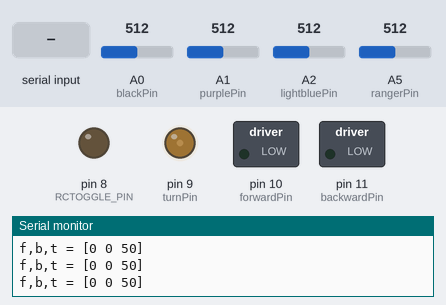
A sketch run on a simulated Arduino Uno, built with avr-gcc and run on an emulated ATmega328P. Shown: switched loads named in the sketch (green lamp = pin HIGH), output pins drawn as LEDs (lit = HIGH), the last lines printed to the serial monitor. Inputs (shaded band) come from the test bench; at power-on: A5 (rangerPin) = 512, A2 (lightbluePin) = 512, A0 (blackPin) = 512, A1 (purplePin) = 512.

Above: at 1.2 s.
1.3 s: A5 (rangerPin) set to 357
4.3 s: A5 (rangerPin) set to 334
At 4.9 s:
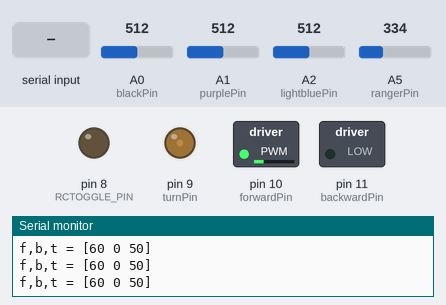
5.8 s: "r" received over Serial
At 6.6 s:
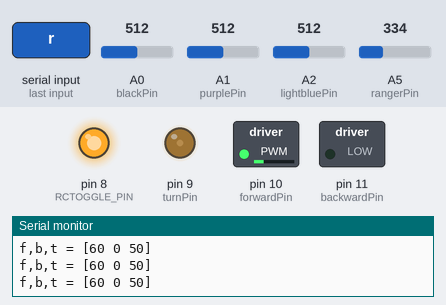
7.3 s: A2 (lightbluePin) set to 716
At 8.3 s:
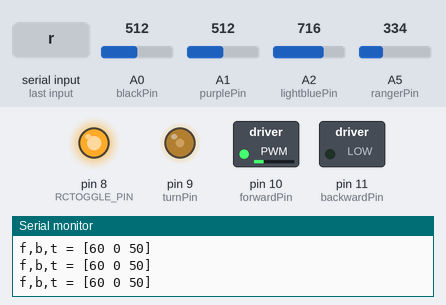
8.8 s: "s" received over Serial
At 10.0 s:
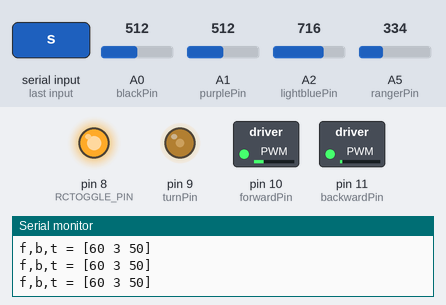
10.3 s: A0 (blackPin) set to 992
At 10.7 s:
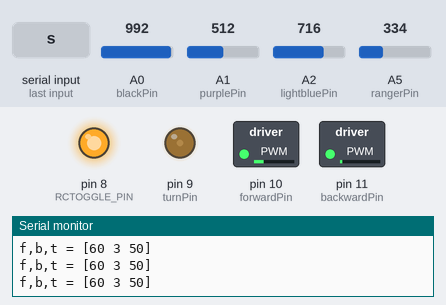
Timing chart, 0 to 12.8 s (numbered marks = the images above; inputs shaded):
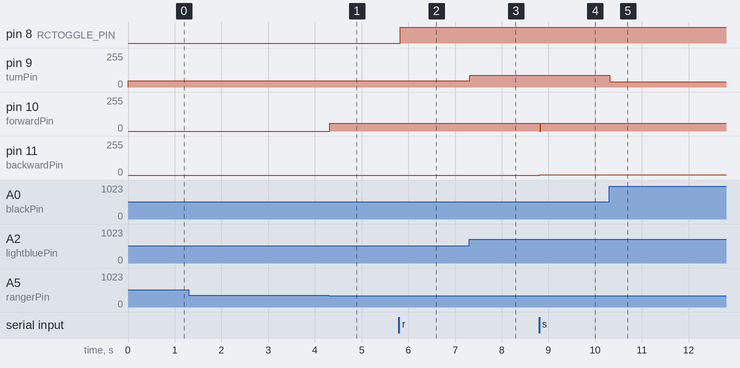

Measured:
- the behaviour switches between 351 and 350 on A5 (rangerPin) (found by bisection; images 0 and 1)
- after the input at 4.3 s, pin 10 (forwardPin): 0/255 → 60/255 at once
- after the input at 5.8 s, pin 8 (RCTOGGLE_PIN): LOW → HIGH at once
- after the input at 7.3 s, pin 9 (turnPin): 48/255 → 88/255 at once
- after the input at 8.8 s, pin 10 (forwardPin): 60/255 → 0/255 at once, → 60/255 0.02 s later; pin 11 (backwardPin): 0/255 → 3/255 at once
- after the input at 10.3 s, pin 9 (turnPin): 88/255 → 41/255 at once

The sketch:

clodbuster_controller.pde
```cpp
/* Controller for "Clod Buster" R/C car:
 * This code should drive a rear brush motor and
 * a single front servo for steering
 *
 * Requires 2 pins for motor (forward and backwards), and
 * 2 pins for steering (prop. left and right)
 *
 *
 *
 */


#include "stdio.h"
#define WHEELCENTER 48 // best guess at the "maintain value"  .76 - .96 - 1.22 in V, 38 - 49 - 62 in pwm (hopefully...)
// *We'll have to continuously estimate this if it turns out to be unstable...
#define RCTOGGLE_PIN 8
#define forwardPin 10
#define backwardPin 11
#define turnPin 9
#define lightbluePin 2
#define purplePin 1
#define blackPin 0
#define rangerPin 5

int forwardVal = 0;
int backwardVal = 0;
int turnVal = WHEELCENTER;
int lbVal; // light blue wire
int bVal;  // black wire
int pVal;  // purple wire
int goalT = 50;  // desired wheel position on range 0:100, with 50 being straight ahead
int pgain = 5; // proportion gain (this is a dividend, not a multiplier)
int dgain = 40;  // derivative gain - should be greater than 1 or else it will cancel the P term
int rcState = LOW;
int pwmIncr = 3;   // amount to increment up pwm value on keypress

boolean printData = false;
boolean runServoController = true;
boolean runIRController = true;

int rangerVal;

char buf[64];

void writeVals()
{
  analogWrite(forwardPin, forwardVal);
  analogWrite(backwardPin, backwardVal);

  sprintf(buf,"f,b,t = [%d %d %d]",forwardVal, backwardVal, goalT);
  Serial.println(buf);
}

void turnControl()
{
  static int oldPos;
  int vel = abs(lbVal - oldPos); // discrete velocity estimate
  oldPos = lbVal;

  int goalPos = bVal + ((long int)(goalT)*(long int)(pVal) - (long int)(goalT)*(long int)(bVal)) / 100;
  int error = -1*(goalPos - lbVal); // need to reverse error due to how we're tricking control circuitry

  //turnVal = constrain(turnVal + error/pgain, 20, 100); // should be all the range we need

  /* Compute a PWM value in PD-fashion - with an error and two gains
   * -the proportional gain attempts to minimize the error
   * -the derivative gain is attempts to minimize the velocity, as estimated with discrete samples
   */
  turnVal = constrain(WHEELCENTER + error/pgain - constrain(vel/dgain,0,100), 20, 100); // should be all the range we need

  //    sprintf(buf,"curpos = %d, goalpos = %d, error = %d, vel = %d, turnVal = %d", lbVal, goalPos, error, vel, turnVal);
  //    Serial.println(buf);
  //    delay(30);

  //    if (printData)
  analogWrite(turnPin, turnVal); // turnVal
}

void printSensorData()
{
  sprintf(buf,"%d %d %d %d",lbVal, bVal, pVal, rangerVal);
  Serial.println(buf);
}

void setup()
{
  Serial.begin(9600);
  pinMode(RCTOGGLE_PIN,OUTPUT);
  writeVals();
}

void loop()
{
  // read the encoder position:
  lbVal = analogRead(lightbluePin);
  bVal = analogRead(blackPin);
  pVal = analogRead(purplePin);

  // read the IR sensor
  rangerVal = analogRead(rangerPin);
  int rangerDist = 500-rangerVal; //TODO: should code in the actual function sometime

  if (Serial.available() > 0) {
    int inByte = Serial.read();
    /*
    Eventually, this should be set up to only set pin values when a key is held
     down, and always reset otherwise.  I don't know if it can handle multiple
     simultaneous keypresses though, so for now i'll treat them all as increments
     */
    switch (inByte) {
    case '+':
      pwmIncr++;
      sprintf(buf,"Setting pwmIncr to %d", pwmIncr);
      Serial.println(buf);
      break;
    case '-':
      pwmIncr--;
      sprintf(buf,"Setting pwmIncr to %d", pwmIncr);
      Serial.println(buf);
      break;
    case 'w':
      backwardVal = 0;
      forwardVal += pwmIncr;
      writeVals();
      break;
    case 's':
      forwardVal = 0;
      backwardVal += pwmIncr;
      writeVals();
      break;
    case 'a':
      //goalT--;
      goalT -= pwmIncr;
      writeVals();
      break;
    case 'd':
      //goalT++;
      goalT += pwmIncr;
      writeVals();
      break;
    case 'r':
      if (rcState == LOW)
        rcState = HIGH;
      else
        rcState = LOW;
      sprintf(buf,"rcState = %d", rcState);
      Serial.println(buf);
      digitalWrite(RCTOGGLE_PIN, rcState);
      break;
    case 't':
      runServoController = !runServoController;
      sprintf(buf,"runServoController = %d", runServoController);
      Serial.println(buf);
      break;
    case 'g':
      runIRController = !runIRController;
      sprintf(buf,"runIRController = %d", runIRController);
      Serial.println(buf);
      break;
    case 'p':
      printData = !printData;
      break;
    default:
      // whatever
      Serial.println("Resetting all values");
      forwardVal = 0;
      backwardVal = 0;
      goalT = 50;
      writeVals();
      break;
    }
  }
  else {
    // whatever
  }


  if (runServoController)
    turnControl();

  if (runIRController) {
    // Stop if we're about to hit something
    if (rangerDist < 150) {
      forwardVal = 0;
      backwardVal = 0;
      writeVals();
      /* CLODBUG algorithm: servo along a wall, keeping the distance in a fixed range.
       * -If break in wall detected, turn into it
       */
    } else {
      forwardVal = 60;
      writeVals();
    }
  }


  if (printData)
    printSensorData();
}


//TODO :
/* need some sort of controller on the PWM for steering.  The desired position will be maintained as an int on some scale,
 and the code will increase or decrease the voltage (via pulse width) according to the error between this position and the
 value returned by the light blue wire (perhaps adjusted for range between black and purple)

 * read in blue and calibrate against black and purple (don't forget to aref this against board's high)
 ** TURNRES is the resolution for the turning position comparison.  Values greater than 1023 are meaningless
 because the analogRead() resolution is 0-1023
 curPos = map(lightBlueVal, blackVal, purpleVal, 0, 1023);  // this maps the current encoder position to somewhere in a fixed range

 // can then compare curPos to goalPos, and map the output back to a pwm

 blerg.
 * need to know where VCC is on scale of 0-1023 with aref as rc board's high
 ** from here we can do something like this:
 outPWM = map(
 (this is all about calculating the expected value of the encoder for a desired position, and then computing the PWM signal
 necessary to produce this voltage.  To move we'd set the reference line (lightBlue out) to the negative of this value, which
 would trick the computer into moving the wheel... but this is all wrong.  First, it assumes we know the function relating pwm
 and voltage, and second it assumes that we get a position by setting the encoder to what we want that position to be  (or its
 netative).  This logic is busted because the RC controller is broadcasting a home value all the time which is enabled even
 if the feedback line is cut.  Thus, to set a position we need to trick it into moving the right direction (with some gain)
 and then holding by setting the encoder line to the value it would have if it was exactly where the controller wanted it
 to be.  Perhaps the trick to finding this value is to do an analogRead() on lightBlue WITHOUT aref-ing it, with the hopes that
 it would be less than 5V.  Mapping this number from the range of 1024 to 256 would give us the exact voltage (assuming linear
 pwm function...) to write to the lightBlue out.  This should work as long as we take our reading with the encoder line closed.

 * if this doesn't work (analytically finding the wheel-maintain value), we can try finding it with the controller.  Given an
 encoder value and a reference, we can just calculate a P term and either:
 1) hope that it decays naturally
 2) force it to with a V term
 3) force it to by decaying it everytime the error switches signs

 ** check the voltage across lb->black with rc off at various wheel positions:
 Does it vary directly with position?  Does it represent the error between pos and some internal offset?

 ** need to find the "maintain" signal.  See if this forces the wheel to stay in place regardless of where it is.
 If so, then all i have to do is deviate in either direction long enough to move to a goal, and collapse back to
 the maintain value to hold position.
 */
```
